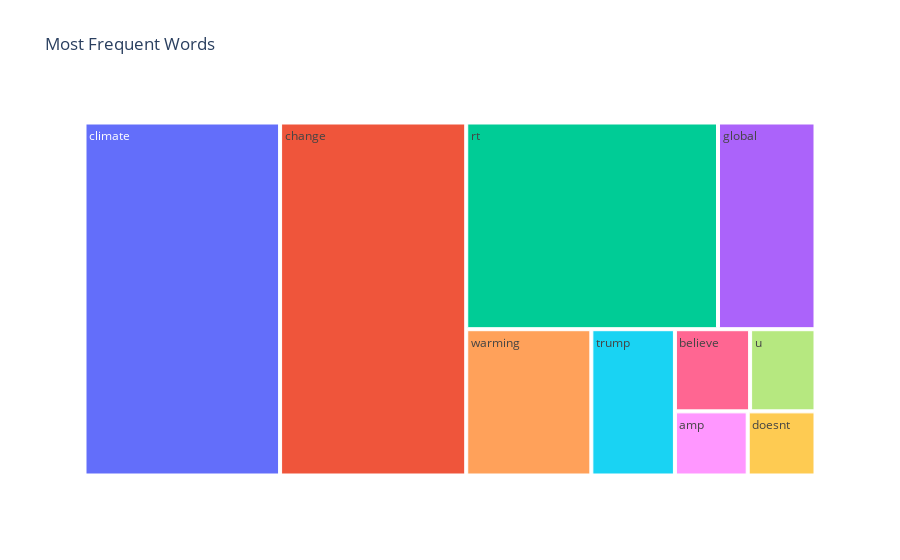

Source (notebook cell):
### Markdown cell above
#### 5.9.1 Dataframes' Top Words <a class="anchor" id="sub_section_5_9_1"></a>
The top 10 words were extracted from the dataset using `Plotly treemap` visualisation (*run code to view*).

### Code cell
# Attain top 5 words
from collections import Counter

freq_words = Counter([i for item in df_copy['message'] for i in item])
output = pd.DataFrame(freq_words.most_common(10),columns=['Word', 'Frequency'])

# Plot interactive chart
fig_1 = px.treemap(output, path=['Word'], values='Frequency',title='Most Frequent Words')
fig_1.show()

### Figure 1 — Plotly figure (JSON) as saved in the notebook; plotly's stock layout.template omitted (floating-point values rounded to 4 significant figures)
{"data": [{"branchvalues": "total", "domain": {"x": [0, 1], "y": [0, 1]}, "hovertemplate": "labels=%{label}<br>Frequency=%{value}<br>parent=%{parent}<br>id=%{id}<extra></extra>", "ids": ["amp", "believe", "change", "climate", "doesnt", "global", "rt", "trump", "u", "warming"], "labels": ["amp", "believe", "change", "climate", "doesnt", "global", "rt", "trump", "u", "warming"], "name": "", "parents": ["", "", "", "", "", "", "", "", "", ""], "type": "treemap", "values": [872, 1154, 12274, 12897, 812, 3764, 9722, 2284, 1004, 3420]}], "layout": {"legend": {"tracegroupgap": 0}, "title": {"text": "Most Frequent Words"}}}
